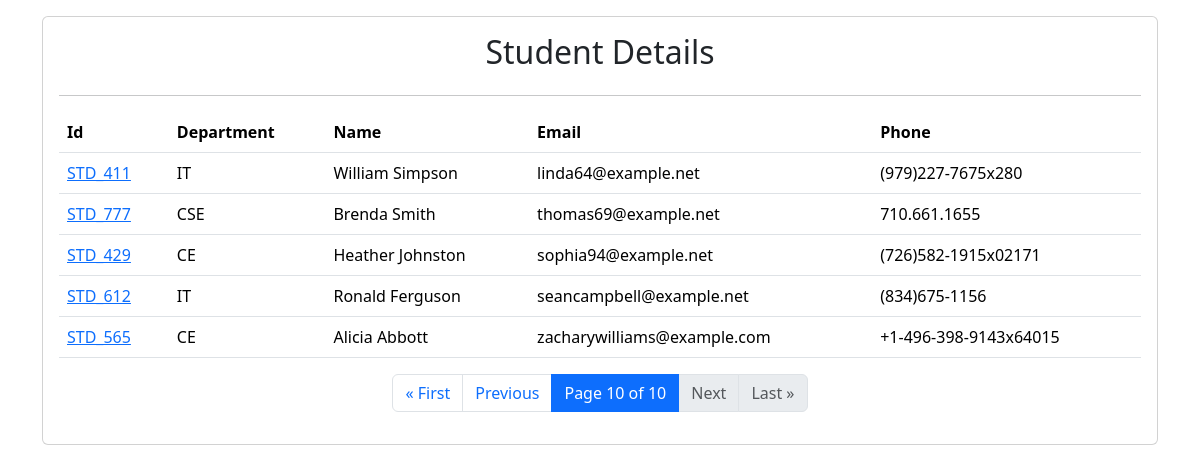
The page /?page=10 on the database its author committed.
### myapp/models.py (models this page shows)
class Student(models.Model):
    dept_name = models.ForeignKey(Dept, on_delete=models.CASCADE)
    student_id= models.ForeignKey(StudentId,on_delete=models.CASCADE)
    name = models.CharField(max_length=20)
    email = models.CharField(max_length=50)
    phone = models.CharField(max_length=20)

class StudentId(models.Model):
    student_id=models.CharField(max_length=20)

class Dept(models.Model):
    dept_name=models.CharField(max_length=20)

### myapp/views.py (the view)
# urls.py: path("",index,name="index"),
def index(request):
    students = Student.objects.all()
    paginator = Paginator(students, 5)
    page_number = request.GET.get("page")
    page_obj = paginator.get_page(page_number)
    return render(request,"index.html",{"students":page_obj})

### myapp/templates/index.html (shortened to what this page needs)
<!DOCTYPE html>
<html lang="en">
<head>
    <link href="https://cdn.jsdelivr.net/npm/bootstrap@5.3.7/dist/css/bootstrap.min.css" rel="stylesheet"
>
</head>
<body>
    <div class="container">
        <div class="col-12 card mx-auto p-3 mt-3">
            <h2 align="center">Student Details</h2>
            <hr>
            <table class="table">
                <tr>
                    <th>Id</th>
                    <th>Department</th>
                    <th>Name</th>
                    <th>Email</th>
                    <th>Phone</th>
                </tr>
                {%for st in students%}
                <tr>
                    <td> <a href="{%url 'marksheet'%}?sid={{st.student_id.student_id}}">{{st.student_id.student_id}}</a>
                    </td>
                    <td>{{st.dept_name.dept_name}}</td>
                    <td>{{st.name}}</td>
                    <td>{{st.email}}</td>
                    <td>{{st.phone}}</td>
                </tr>
                {%endfor%}
            </table>
            <nav aria-label="Page navigation">
                <ul class="pagination justify-content-center">
                    {% if students.has_previous %}
                    <li class="page-item">
                        <a class="page-link" href="?page=1" aria-label="First">
                            <span aria-hidden="true">&laquo; First</span>
                        </a>
                    </li>
                    <li class="page-item">
                        <a class="page-link" href="?page={{ students.previous_page_number }}" aria-label="Previous">
                            <span aria-hidden="true">Previous</span>
                        </a>
                    </li>
                    {% else %}
                    <li class="page-item disabled"><span class="page-link">&laquo; First</span></li>
                    <li class="page-item disabled"><span class="page-link">Previous</span></li>
                    {% endif %}
                    <li class="page-item active">
                        <span class="page-link">
                            Page {{ students.number }} of {{ students.paginator.num_pages }}
                        </span>
                    </li>
                    {% if students.has_next %}
                    <li class="page-item">
                        <a class="page-link" href="?page={{ students.next_page_number }}" aria-label="Next">
                            <span aria-hidden="true">Next</span>
                        </a>
                    </li>
                    <li class="page-item">
                        <a class="page-link" href="?page={{ students.paginator.num_pages }}" aria-label="Last">
                            <span aria-hidden="true">Last &raquo;</span>
                        </a>
                    </li>
                    {% else %}
                    <li class="page-item disabled"><span class="page-link">Next</span></li>
                    <li class="page-item disabled"><span class="page-link">Last &raquo;</span></li>
                    {% endif %}
                </ul>
            </nav>
        </div>
    </div>
</body>
</html>

### rows shown on the page
Student: student_id.student_id "STD_411", dept_name.dept_name "IT", name "William Simpson", email "linda64@example.net", phone "(979)227-7675x280"
Student: student_id.student_id "STD_777", dept_name.dept_name "CSE", name "Brenda Smith", email "thomas69@example.net", phone "710.661.1655"
Student: student_id.student_id "STD_429", dept_name.dept_name "CE", name "Heather Johnston", email "sophia94@example.net", phone "(726)582-1915x02171"
Student: student_id.student_id "STD_612", dept_name.dept_name "IT", name "Ronald Ferguson", email "seancampbell@example.net", phone "(834)675-1156"
Student: student_id.student_id "STD_565", dept_name.dept_name "CE", name "Alicia Abbott", email "zacharywilliams@example.com", phone "+1-496-398-9143x64015"

### other values the page prints
{{ students.number }} "10"
{{ students.paginator.num_pages }} "10"
